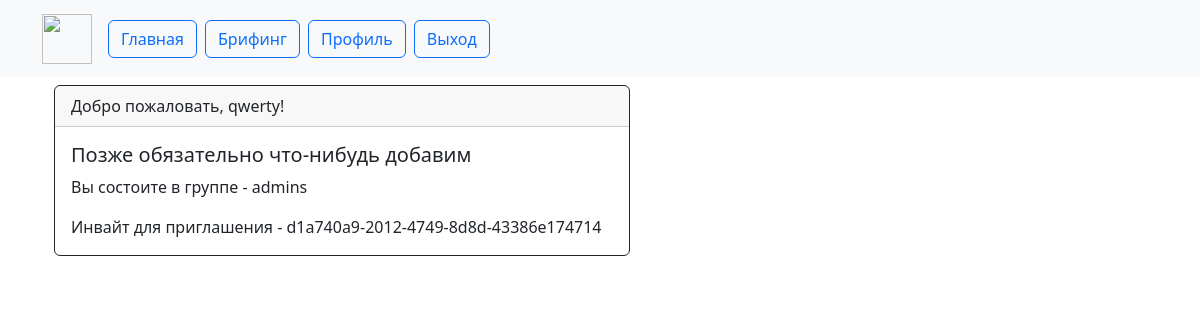
The app's page /profile (signed in), older data.
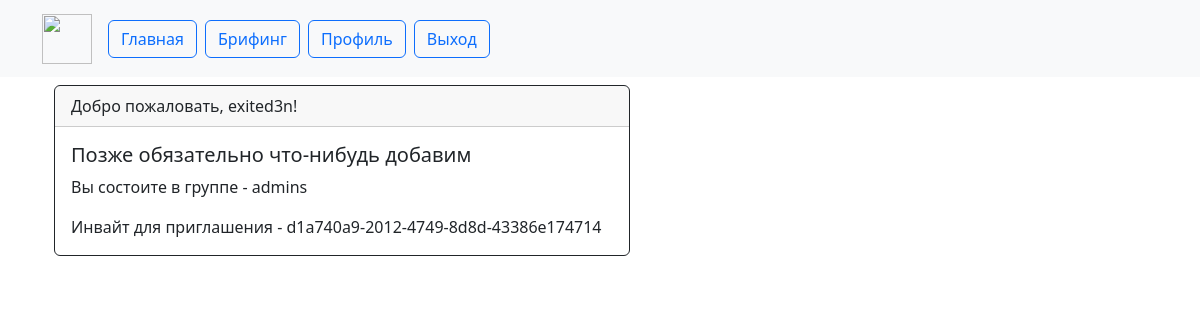
The same page, newer data.
### web/models.py (models this page shows)
class User(UserMixin, db.Model):
    id = db.Column(db.Integer, primary_key=True)
    name = db.Column(db.String(1000), unique=True)
    password = db.Column(db.String(100))
    email = db.Column(db.String(100), unique=True)
    active = db.Column(db.Boolean())
    group = db.Column(db.String(100))
    created_on = db.Column(db.DateTime(), default=datetime.now())

### web/main.py (the view)
@main.route('/profile')
@login_required
def profile():
    invite = 'd1a740a9-2012-4749-8d8d-43386e174714'
    return render_template('profile.html', invite=invite, name=current_user.name)

### web/__init__.py (called while the page is built)
def create_app():
    app = Flask(__name__)
    app.config['SECRET_KEY'] = '33bf3cd3-ad1c-4429-b636-a807fc084e92_20ef441b-a7f2-4207-b0dc-543ca0d37aa2'
    app.config['SQLALCHEMY_DATABASE_URI'] = 'sqlite:///data.db'
    db.init_app(app)
    login_manager = LoginManager()
    login_manager.login_view = 'auth.login'
    login_manager.init_app(app)
    from .models import User
    with app.app_context():
        db.create_all()
    @login_manager.user_loader
    def load_user(user_id):
        return User.query.get(int(user_id))
    from .auth import auth as auth_blueprint
    app.register_blueprint(auth_blueprint)
    from .main import main as main_blueprint
    app.register_blueprint(main_blueprint)
    return app

### web/templates/profile.html
{% extends "base.html" %}
{% block content %}
<div class="container">
  <div class="card border-dark mb-3" style="max-width: 36rem;">
  <div class="card-header">Добро пожаловать, {{ name }}!</div>
  <div class="card-body text-dark">
    <h5 class="card-title">Позже обязательно что-нибудь добавим</h5>
     <p class="card-text">Вы состоите в группе - {{ current_user.group }}</p>
      <p class="card-text">Инвайт для приглашения - {{ invite }}</p>
  </div>
</div>
</div>
{% endblock %}

### web/templates/base.html (shortened to what this page needs)
<!DOCTYPE html>
<html>
<head>
    <link href="https://cdn.jsdelivr.net/npm/bootstrap@5.3.0/dist/css/bootstrap.min.css" rel="stylesheet">
  </head>
<body>
   <nav class="navbar navbar-light bg-light">
  <div class="container">
    <a class="navbar-brand" href="/">
      <img src="https://ctftime.org/media/cache/44/39/4439ee82adb00a673e1f53d0218a0e95.png" alt="" width="50" height="50" class="d-inline-block align-text-top">
    </a>
       <a href="/" class="me-2 btn btn-outline-primary" role="button">Главная</a>
      <a href="/settings" class="me-2 btn btn-outline-primary" role="button">Брифинг</a>
      {% if current_user.is_authenticated %}
        <a href="{{ url_for('main.profile') }}" class="me-2 btn btn-outline-primary" role="button">
            Профиль
        </a>
        {% endif %}
        {% if current_user.is_authenticated %}
        <a href="{{ url_for('auth.logout') }}" class="me-auto btn btn-outline-primary">
            Выход
        </a>
        {% endif %}
  </div>
</nav>
    <div class="container">
        <div class="form-row align-items-center">
            <div class="col-md-8 my-2">
               {% block content %}
               {% endblock %}
            </div>
        </div>
    </div>
</body>
</html>

Row changes from the older to the newer data that the page shows:
changed User "admins": name "qwerty" → "exited3n"
